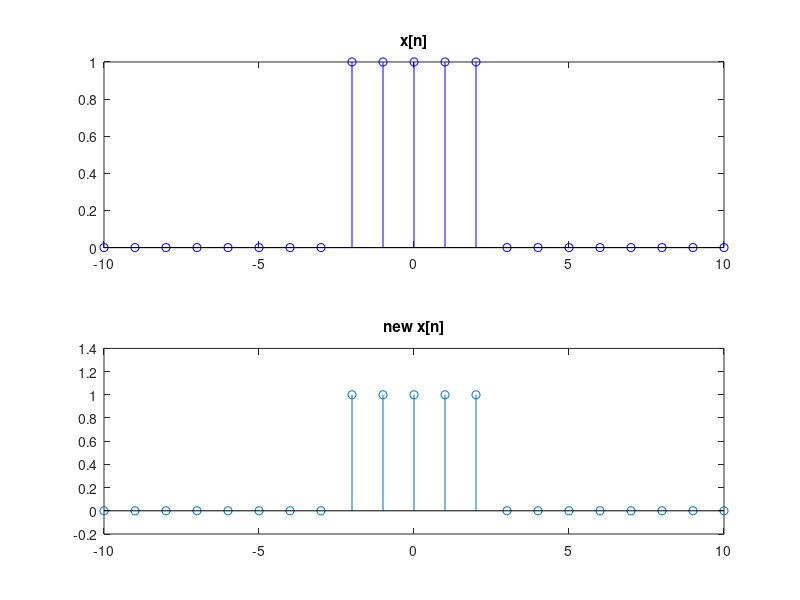

This chart was generated by the following MATLAB code:
% Quang Anh Tran	
% 40075748
% Question 3

n = -10:10;
x = zeros(1,21);
x(9:13) = 1;

x_fft = fft(x);
x_ifft = ifft(x_fft);

subplot(2,1,1);
stem(n,x,'blue');
title('x[n]');

subplot(2,1,2);
stem(n,x_ifft);
title('new x[n]');